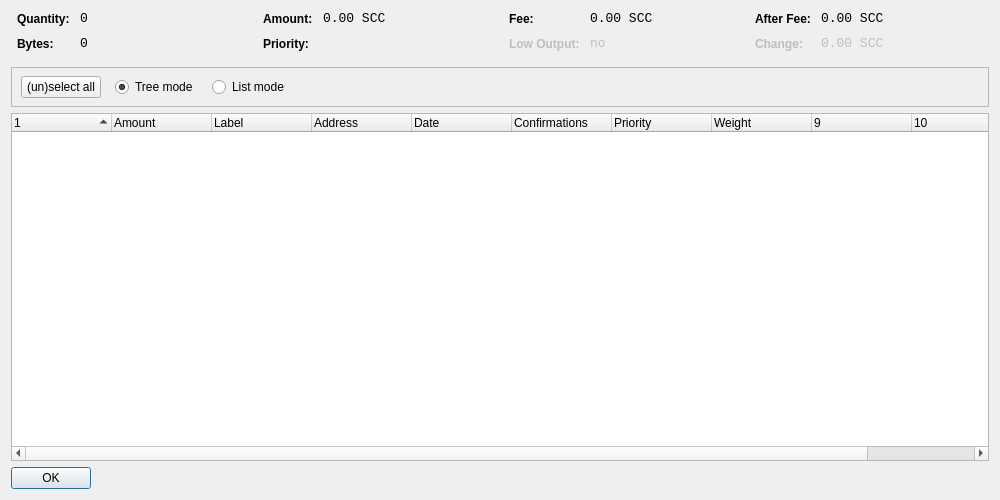
<?xml version="1.0" encoding="UTF-8"?>
<ui version="4.0">
 <class>CoinControlDialog</class>
 <widget class="QDialog" name="CoinControlDialog">
  <property name="geometry">
   <rect>
    <x>0</x>
    <y>0</y>
    <width>1000</width>
    <height>500</height>
   </rect>
  </property>
  <property name="windowTitle">
   <string>Coin Control</string>
  </property>
  <layout class="QVBoxLayout" name="verticalLayout">
   <item>
    <layout class="QHBoxLayout" name="horizontalLayoutTop" stretch="0,0,0,0">
     <property name="topMargin">
      <number>0</number>
     </property>
     <property name="bottomMargin">
      <number>10</number>
     </property>
     <item>
      <layout class="QFormLayout" name="formLayoutCoinControl1">
       <property name="horizontalSpacing">
        <number>10</number>
       </property>
       <property name="verticalSpacing">
        <number>10</number>
       </property>
       <property name="leftMargin">
        <number>6</number>
       </property>
       <property name="rightMargin">
        <number>6</number>
       </property>
       <item row="0" column="0">
        <widget class="QLabel" name="labelCoinControlQuantityText">
         <property name="styleSheet">
          <string notr="true">font-weight:bold;</string>
         </property>
         <property name="text">
          <string>Quantity:</string>
         </property>
        </widget>
       </item>
       <item row="0" column="1">
        <widget class="QLabel" name="labelCoinControlQuantity">
         <property name="font">
          <font>
           <family>Monospace</family>
           <pointsize>10</pointsize>
          </font>
         </property>
         <property name="cursor">
          <cursorShape>IBeamCursor</cursorShape>
         </property>
         <property name="contextMenuPolicy">
          <enum>Qt::ActionsContextMenu</enum>
         </property>
         <property name="text">
          <string>0</string>
         </property>
         <property name="textInteractionFlags">
          <set>Qt::LinksAccessibleByMouse|Qt::TextSelectableByKeyboard|Qt::TextSelectableByMouse</set>
         </property>
        </widget>
       </item>
       <item row="1" column="0">
        <widget class="QLabel" name="labelCoinControlBytesText">
         <property name="styleSheet">
          <string notr="true">font-weight:bold;</string>
         </property>
         <property name="text">
          <string>Bytes:</string>
         </property>
        </widget>
       </item>
       <item row="1" column="1">
        <widget class="QLabel" name="labelCoinControlBytes">
         <property name="font">
          <font>
           <family>Monospace</family>
           <pointsize>10</pointsize>
          </font>
         </property>
         <property name="cursor">
          <cursorShape>IBeamCursor</cursorShape>
         </property>
         <property name="contextMenuPolicy">
          <enum>Qt::ActionsContextMenu</enum>
         </property>
         <property name="text">
          <string>0</string>
         </property>
         <property name="textInteractionFlags">
          <set>Qt::LinksAccessibleByMouse|Qt::TextSelectableByKeyboard|Qt::TextSelectableByMouse</set>
         </property>
        </widget>
       </item>
      </layout>
     </item>
     <item>
      <layout class="QFormLayout" name="formLayoutCoinControl2">
       <property name="horizontalSpacing">
        <number>10</number>
       </property>
       <property name="verticalSpacing">
        <number>10</number>
       </property>
       <property name="leftMargin">
        <number>6</number>
       </property>
       <property name="rightMargin">
        <number>6</number>
       </property>
       <item row="0" column="0">
        <widget class="QLabel" name="labelCoinControlAmountText">
         <property name="styleSheet">
          <string notr="true">font-weight:bold;</string>
         </property>
         <property name="text">
          <string>Amount:</string>
         </property>
        </widget>
       </item>
       <item row="0" column="1">
        <widget class="QLabel" name="labelCoinControlAmount">
         <property name="font">
          <font>
           <family>Monospace</family>
           <pointsize>10</pointsize>
          </font>
         </property>
         <property name="cursor">
          <cursorShape>IBeamCursor</cursorShape>
         </property>
         <property name="contextMenuPolicy">
          <enum>Qt::ActionsContextMenu</enum>
         </property>
         <property name="text">
          <string>0.00 SCC</string>
         </property>
         <property name="textInteractionFlags">
          <set>Qt::LinksAccessibleByMouse|Qt::TextSelectableByKeyboard|Qt::TextSelectableByMouse</set>
         </property>
        </widget>
       </item>
       <item row="1" column="0">
        <widget class="QLabel" name="labelCoinControlPriorityText">
         <property name="styleSheet">
          <string notr="true">font-weight:bold;</string>
         </property>
         <property name="text">
          <string>Priority:</string>
         </property>
        </widget>
       </item>
       <item row="1" column="1">
        <widget class="QLabel" name="labelCoinControlPriority">
         <property name="font">
          <font>
           <family>Monospace</family>
           <pointsize>10</pointsize>
          </font>
         </property>
         <property name="cursor">
          <cursorShape>IBeamCursor</cursorShape>
         </property>
         <property name="contextMenuPolicy">
          <enum>Qt::ActionsContextMenu</enum>
         </property>
         <property name="text">
          <string/>
         </property>
         <property name="textInteractionFlags">
          <set>Qt::LinksAccessibleByMouse|Qt::TextSelectableByKeyboard|Qt::TextSelectableByMouse</set>
         </property>
        </widget>
       </item>
      </layout>
     </item>
     <item>
      <layout class="QFormLayout" name="formLayoutCoinControl3">
       <property name="horizontalSpacing">
        <number>10</number>
       </property>
       <property name="verticalSpacing">
        <number>10</number>
       </property>
       <property name="leftMargin">
        <number>6</number>
       </property>
       <property name="rightMargin">
        <number>6</number>
       </property>
       <item row="0" column="0">
        <widget class="QLabel" name="labelCoinControlFeeText">
         <property name="styleSheet">
          <string notr="true">font-weight:bold;</string>
         </property>
         <property name="text">
          <string>Fee:</string>
         </property>
        </widget>
       </item>
       <item row="0" column="1">
        <widget class="QLabel" name="labelCoinControlFee">
         <property name="font">
          <font>
           <family>Monospace</family>
           <pointsize>10</pointsize>
          </font>
         </property>
         <property name="cursor">
          <cursorShape>IBeamCursor</cursorShape>
         </property>
         <property name="contextMenuPolicy">
          <enum>Qt::ActionsContextMenu</enum>
         </property>
         <property name="text">
          <string>0.00 SCC</string>
         </property>
         <property name="textInteractionFlags">
          <set>Qt::LinksAccessibleByMouse|Qt::TextSelectableByKeyboard|Qt::TextSelectableByMouse</set>
         </property>
        </widget>
       </item>
       <item row="1" column="0">
        <widget class="QLabel" name="labelCoinControlLowOutputText">
         <property name="enabled">
          <bool>false</bool>
         </property>
         <property name="styleSheet">
          <string notr="true">font-weight:bold;</string>
         </property>
         <property name="text">
          <string>Low Output:</string>
         </property>
        </widget>
       </item>
       <item row="1" column="1">
        <widget class="QLabel" name="labelCoinControlLowOutput">
         <property name="enabled">
          <bool>false</bool>
         </property>
         <property name="font">
          <font>
           <family>Monospace</family>
           <pointsize>10</pointsize>
          </font>
         </property>
         <property name="cursor">
          <cursorShape>IBeamCursor</cursorShape>
         </property>
         <property name="contextMenuPolicy">
          <enum>Qt::ActionsContextMenu</enum>
         </property>
         <property name="text">
          <string>no</string>
         </property>
         <property name="textInteractionFlags">
          <set>Qt::LinksAccessibleByMouse|Qt::TextSelectableByKeyboard|Qt::TextSelectableByMouse</set>
         </property>
        </widget>
       </item>
      </layout>
     </item>
     <item>
      <layout class="QFormLayout" name="formLayoutCoinControl4">
       <property name="horizontalSpacing">
        <number>10</number>
       </property>
       <property name="verticalSpacing">
        <number>10</number>
       </property>
       <property name="leftMargin">
        <number>6</number>
       </property>
       <property name="rightMargin">
        <number>6</number>
       </property>
       <item row="0" column="0">
        <widget class="QLabel" name="labelCoinControlAfterFeeText">
         <property name="styleSheet">
          <string notr="true">font-weight:bold;</string>
         </property>
         <property name="text">
          <string>After Fee:</string>
         </property>
        </widget>
       </item>
       <item row="0" column="1">
        <widget class="QLabel" name="labelCoinControlAfterFee">
         <property name="font">
          <font>
           <family>Monospace</family>
           <pointsize>10</pointsize>
          </font>
         </property>
         <property name="cursor">
          <cursorShape>IBeamCursor</cursorShape>
         </property>
         <property name="contextMenuPolicy">
          <enum>Qt::ActionsContextMenu</enum>
         </property>
         <property name="text">
          <string>0.00 SCC</string>
         </property>
         <property name="textInteractionFlags">
          <set>Qt::LinksAccessibleByMouse|Qt::TextSelectableByKeyboard|Qt::TextSelectableByMouse</set>
         </property>
        </widget>
       </item>
       <item row="1" column="0">
        <widget class="QLabel" name="labelCoinControlChangeText">
         <property name="enabled">
          <bool>false</bool>
         </property>
         <property name="styleSheet">
          <string notr="true">font-weight:bold;</string>
         </property>
         <property name="text">
          <string>Change:</string>
         </property>
        </widget>
       </item>
       <item row="1" column="1">
        <widget class="QLabel" name="labelCoinControlChange">
         <property name="enabled">
          <bool>false</bool>
         </property>
         <property name="font">
          <font>
           <family>Monospace</family>
           <pointsize>10</pointsize>
          </font>
         </property>
         <property name="cursor">
          <cursorShape>IBeamCursor</cursorShape>
         </property>
         <property name="contextMenuPolicy">
          <enum>Qt::ActionsContextMenu</enum>
         </property>
         <property name="text">
          <string>0.00 SCC</string>
         </property>
         <property name="textInteractionFlags">
          <set>Qt::LinksAccessibleByMouse|Qt::TextSelectableByKeyboard|Qt::TextSelectableByMouse</set>
         </property>
        </widget>
       </item>
      </layout>
     </item>
    </layout>
   </item>
   <item>
    <widget class="QFrame" name="frame">
     <property name="minimumSize">
      <size>
       <width>0</width>
       <height>40</height>
      </size>
     </property>
     <property name="frameShape">
      <enum>QFrame::StyledPanel</enum>
     </property>
     <property name="frameShadow">
      <enum>QFrame::Sunken</enum>
     </property>
     <widget class="QWidget" name="horizontalLayoutWidget">
      <property name="geometry">
       <rect>
        <x>10</x>
        <y>0</y>
        <width>781</width>
        <height>41</height>
       </rect>
      </property>
      <layout class="QHBoxLayout" name="horizontalLayoutPanel" stretch="0,0,0,0,0,0">
       <property name="spacing">
        <number>14</number>
       </property>
       <item>
        <widget class="QPushButton" name="pushButtonSelectAll">
         <property name="sizePolicy">
          <sizepolicy hsizetype="Maximum" vsizetype="Fixed">
           <horstretch>0</horstretch>
           <verstretch>0</verstretch>
          </sizepolicy>
         </property>
         <property name="text">
          <string>(un)select all</string>
         </property>
        </widget>
       </item>
       <item>
        <widget class="QRadioButton" name="radioTreeMode">
         <property name="sizePolicy">
          <sizepolicy hsizetype="Maximum" vsizetype="Fixed">
           <horstretch>0</horstretch>
           <verstretch>0</verstretch>
          </sizepolicy>
         </property>
         <property name="text">
          <string>Tree mode</string>
         </property>
         <property name="checked">
          <bool>true</bool>
         </property>
        </widget>
       </item>
       <item>
        <widget class="QRadioButton" name="radioListMode">
         <property name="sizePolicy">
          <sizepolicy hsizetype="Maximum" vsizetype="Fixed">
           <horstretch>0</horstretch>
           <verstretch>0</verstretch>
          </sizepolicy>
         </property>
         <property name="text">
          <string>List mode</string>
         </property>
        </widget>
       </item>
       <item>
        <spacer name="horizontalSpacer">
         <property name="orientation">
          <enum>Qt::Horizontal</enum>
         </property>
         <property name="sizeHint" stdset="0">
          <size>
           <width>40</width>
           <height>20</height>
          </size>
         </property>
        </spacer>
       </item>
      </layout>
     </widget>
    </widget>
   </item>
   <item>
    <widget class="CoinControlTreeWidget" name="treeWidget">
     <property name="contextMenuPolicy">
      <enum>Qt::CustomContextMenu</enum>
     </property>
     <property name="sortingEnabled">
      <bool>false</bool>
     </property>
     <property name="columnCount">
      <number>11</number>
     </property>
     <attribute name="headerShowSortIndicator" stdset="0">
      <bool>true</bool>
     </attribute>
     <attribute name="headerStretchLastSection">
      <bool>false</bool>
     </attribute>
     <column>
      <property name="text">
       <string/>
      </property>
     </column>
     <column>
      <property name="text">
       <string>Amount</string>
      </property>
     </column>
     <column>
      <property name="text">
       <string>Label</string>
      </property>
     </column>
     <column>
      <property name="text">
       <string>Address</string>
      </property>
     </column>
     <column>
      <property name="text">
       <string>Date</string>
      </property>
     </column>
     <column>
      <property name="text">
       <string>Confirmations</string>
      </property>
     </column>
     <column>
      <property name="text">
       <string>Priority</string>
      </property>
     </column>
     <column>
      <property name="text">
       <string>Weight</string>
      </property>
     </column>
     <column>
      <property name="text">
       <string/>
      </property>
     </column>
     <column>
      <property name="text">
       <string/>
      </property>
     </column>
     <column>
      <property name="text">
       <string/>
      </property>
     </column>
     <column>
      <property name="text">
       <string/>
      </property>
     </column>
    </widget>
   </item>
   <item>
    <widget class="QDialogButtonBox" name="buttonBox">
     <property name="sizePolicy">
      <sizepolicy hsizetype="Maximum" vsizetype="Fixed">
       <horstretch>0</horstretch>
       <verstretch>0</verstretch>
      </sizepolicy>
     </property>
     <property name="orientation">
      <enum>Qt::Horizontal</enum>
     </property>
     <property name="standardButtons">
      <set>QDialogButtonBox::Ok</set>
     </property>
    </widget>
   </item>
  </layout>
 </widget>
 <customwidgets>
  <customwidget>
   <class>CoinControlTreeWidget</class>
   <extends>QTreeWidget</extends>
   <header>coincontroltreewidget.h</header>
  </customwidget>
 </customwidgets>
 <resources/>
 <connections/>
</ui>
